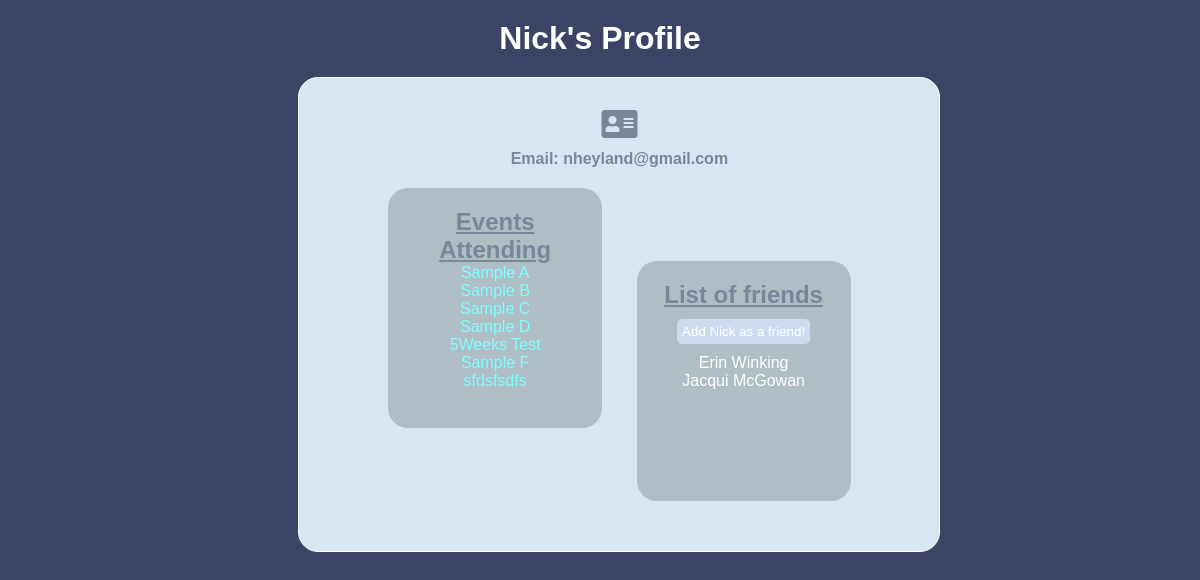
The app's page /u/profile/1/ (signed in) with its own data.
### login/models.py (models this page shows)
class User(models.Model):
    first_name = models.CharField(max_length=255)
    last_name = models.CharField(max_length=255)
    password = models.CharField(max_length=255)
    email = models.CharField(max_length=255)
    phone = models.CharField(max_length=12, blank=True)
    friends = models.ManyToManyField('self')
    objects = UserManager()

### planner/models.py (models this page shows)
class Event(models.Model):
    created_by = models.ForeignKey(
        User, related_name='created_event', on_delete=models.CASCADE)
    title = models.CharField(max_length=255)
    desc = models.CharField(max_length=255)
    start_time = models.DateTimeField()
    end_time = models.DateTimeField()
    address = models.CharField(max_length=255, null=True)
    public = models.BooleanField(default=False)
    invitees = models.ManyToManyField(User,
        related_name='invited_to') # Indentation change. /ew
    objects = EventManager()

### social/views.py (the view)
# urls.py: path('profile/<int:userID>/', SocialViews.viewProfile, name = 'viewProfile'),
def viewProfile(request, userID):
    currentUser = User.objects.get(id=request.session['user_id'])
    viewUser = User.objects.get(id=userID)
    context = {
        'viewUser': viewUser,
        'currentUser': currentUser
    }
    return render(request, 'social/profile.html', context)

### social/templates/social/profile.html (shortened to what this page needs)
<!DOCTYPE html>
<html lang="en">
{% load static%}
<head>
    <link rel="stylesheet" href="{% static 'css/social_style.css' %}" />
    <link rel="stylesheet" href="https://use.fontawesome.com/releases/v5.15.2/css/all.css">
</head>
<body>
    <div class="container">
        <h1>{{ viewUser.first_name }}'s Profile</h1>
        <div class="profile">
            <i class="fas fa-address-card fa-2x" style="color: lightslategray; margin-bottom: 10px;"></i>
            <h4>Email: {{ viewUser.email }}</h4>
            <div class="links">
                <div class="events">
                    <h2 style="text-decoration: underline;">Events Attending</h2>
                    {% for event in viewUser.created_event.all %}
                        {% if event.public == True %}
                        <ul>
                            <li><a href="{% url 'eventDetail' event.id %}">{{ event.title }}</a></li>
                        </ul>
                        {% endif %}
                    {% endfor %}
                </div>
                <div class="friends">
                    <h2 style="text-decoration: underline;">List of friends</h2>
                    {% if currentUser.id != viewUser.id %}
                    <form action="{% url 'addFriend' %}" method="POST">
                        <input type="submit" value="Add {{ viewUser.first_name }} as a friend!" class="add-button">
                    </form>
                    {% endif %}
                    <ul>
                        {% for friend in viewUser.friends.all %}
                            <li>{{ friend.first_name }} {{ friend.last_name }}</li>
                        {% endfor %}
                    </ul>
                </div>
            </div>
        </div>
    </div>
</body>
</html>

### social/static/css/social_style.css (style rules this page uses)
* { margin: 0px; padding: 0px; }
.container { height: 1000px; padding: 20px; background: #3b4465; font-family: sans-serif; color: white; text-align: center; }
.profile { width: 50%; color: lightslategray; margin: 20px 0% 20px 24%; text-align: center; border-radius: 20px; padding: 30px; animation: fade-in-box 1s ease 1s forwards; background-color: #afbdc5; }
h4 { margin-bottom: 20px; }
a { margin-top: 10px; text-decoration: none; color: rgb(127, 255, 255); }
ul { list-style: none; color: #fff; }
.events { text-align: center; width: 30%; padding: 20px; margin-right: 30px; border-radius: 20px; display: inline-block; height: 200px; background-color: #afbdc5; }
.friends { text-align: center; width: 30%; padding: 20px; border-radius: 20px; display: inline-block; margin-bottom: 20px; height: 200px; background-color: #afbdc5; }
.add-button { padding: 5px; border: none; border-radius: 5px; background-color: #cddbef; color: white; margin: 10px; }

### records on screen
User: first_name "Nick", email "nheyland@gmail.com", first_name "Add Nick as a friend!"
Event: title "Sample A"
Event: title "Sample B"
Event: title "Sample C"
Event: title "Sample D"
Event: title "5Weeks Test"
Event: title "Sample F"
Event: title "sfdsfsdfs"
User: first_name "Erin", last_name "Winking"
User: first_name "Jacqui", last_name "McGowan"
